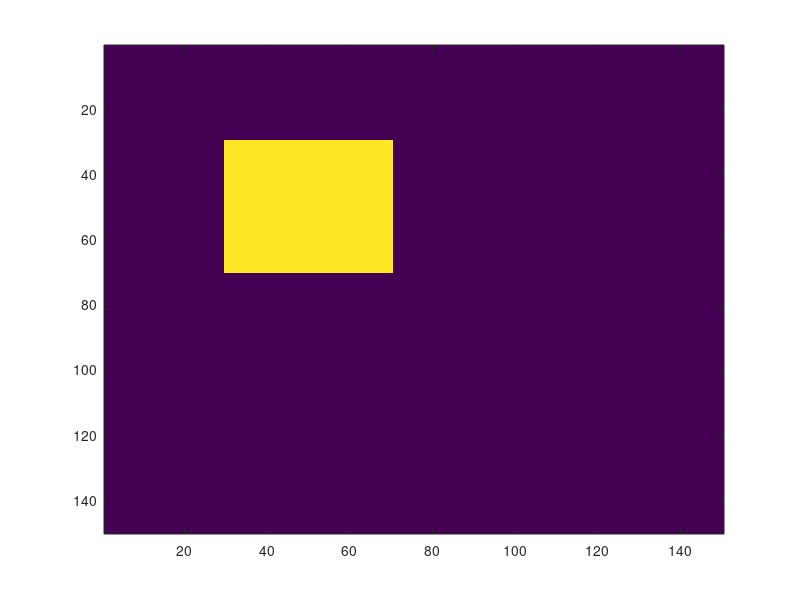
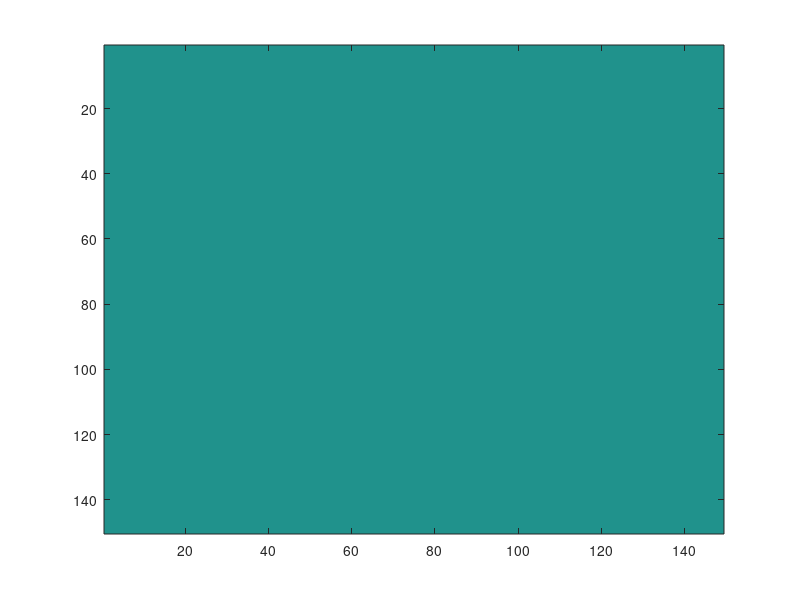

These charts were generated, in order, by the following MATLAB code: (Note: this script raises an error after producing the figures.)
% testDerivative : This is a script for derive images
%   Input variables
%       None
%   Output variables
%       None
%
%   created : 2019/04/07
%   modified : 2019/04/09
% Initialization
close all;
clear all; clc;

imf = @(x, y) (x >= 30 & x <= 70) & (y >= 30 & y <= 70);
[x, y] = meshgrid(1:150, 1:150);
img = double(imf(x, y));

figure(1);
imagesc(img);

[row, column] = size(img);
for i=1:row
    dx(row, :) = diff(img(row, :));
end

for i=1:column
    dy(:, column) = diff(img(:, column));
end

figure(2);
imagesc(dx);

figure(3);
%imagesc(dy);

%% another image derivative
clc; clear all; close all;
lena = imread('lena.png');
[row, column] = size(lena);

for i=1:row
    dx(row, :) = diff(lena(row, :));
end

for i=1:column
    dy(:, column) = diff(lena(:, column));
end

figure(1);
imshow(dx);

figure(2);
imshow(dy);